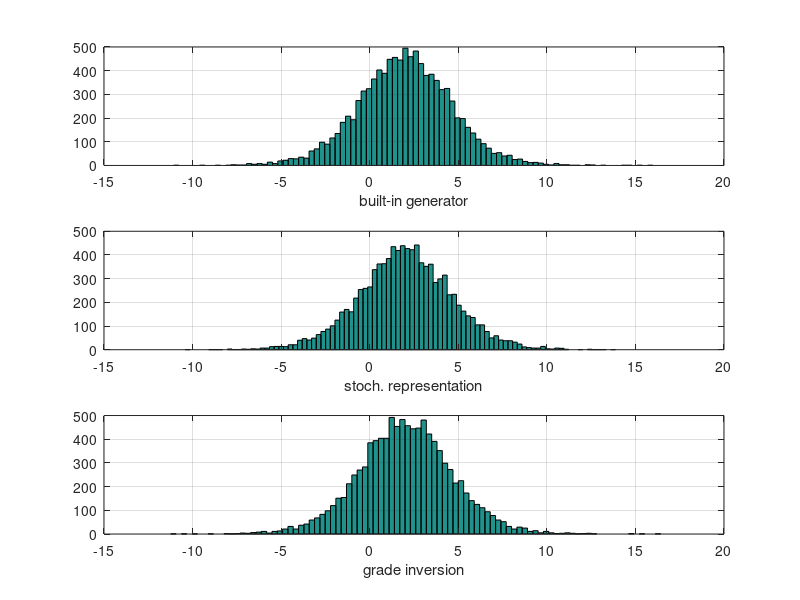
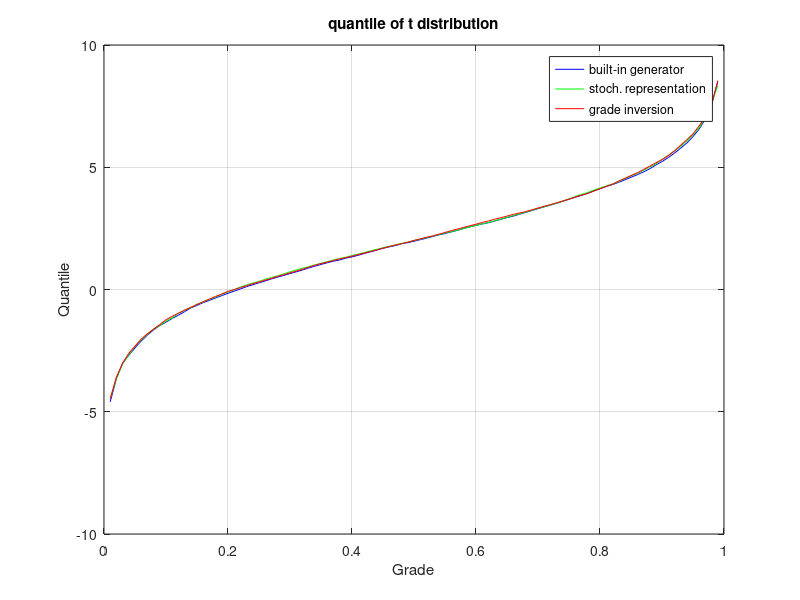

The MATLAB source for these figures, in order:
%%%%%%%%%%%%%%%%%%%%%%%%%%%%%%%%%%%%%%%%%%%%%%%%%%%%%%%%%%%%%%%%%%%%%%%%%%%%%%%%%%%%%%%%%%%%%%%%%%%%%%%%%%%%%%%%%%
% clean up workspace
clear; close all;  clc;

%%%%%%%%%%%%%%%%%%%%%%%%%%%%%%%%%%%%%%%%%%%%%%%%%%%%%%%%%%%%%%%%%%%%%%%%%%%%%%%%%%%%%%%%%%%%%%%%%%%%%%%%%%%%%%%%%%
% define input parameters
NumSimulations=10000; % scalar
sigma_square=6;
ExpX=2;
VarX=7;

%%%%%%%%%%%%%%%%%%%%%%%%%%%%%%%%%%%%%%%%%%%%%%%%%%%%%%%%%%%%%%%%%%%%%%%%%%%%%%%%%%%%%%%%%%%%%%%%%%%%%%%%%%%%%%%%%%
% generate t sample with above parameters
mu=ExpX;
nu=2/(1-sigma_square/VarX);
sigma=sqrt(sigma_square);

% built-in generator
X_a=mu+sigma*trnd(nu,NumSimulations,1);  

% stochastic representation
Y=normrnd(0,sigma,NumSimulations,1);
Z=chi2rnd(nu,NumSimulations,1);
X_b=mu+Y./sqrt(Z/nu);

% grade inversion
U=rand(NumSimulations,1);
X_c=mu+sigma*tinv(U,nu);

%%%%%%%%%%%%%%%%%%%%%%%%%%%%%%%%%%%%%%%%%%%%%%%%%%%%%%%%%%%%%%%%%%%%%%%%%%%%%%%%%%%%%%%%%%%%%%%%%%%%%%%%%%%%%%%%%%
% plot histograms
NumBins=round(10*log(NumSimulations));

figure % open new figure

subplot(3,1,1)
hist(X_a,NumBins);
grid on
xlabel('built-in generator')
axisLimits = axis;

subplot(3,1,2)
hist(X_b,NumBins);
grid on
xlabel('stoch. representation')
axisLimits(2,:) = axis;

subplot(3,1,3)
hist(X_c,NumBins);
grid on
xlabel('grade inversion')
axisLimits(3,:) = axis;

axisLimits = [min(axisLimits(:,1)),max(axisLimits(:,2)), ...
    min(axisLimits(:,3)),max(axisLimits(:,4))];
subplot(3,1,1), axis(axisLimits);
subplot(3,1,2), axis(axisLimits);
subplot(3,1,3), axis(axisLimits);

%%%%%%%%%%%%%%%%%%%%%%%%%%%%%%%%%%%%%%%%%%%%%%%%%%%%%%%%%%%%%%%%%%%%%%%%%%%%%%%%%%%%%%%%%%%%%%%%%%%%%%%%%%%%%%%%%%
% compare empirical quantiles
u=[.01 : .01 : .99];  % range of quantiles (values between zero and one)
q_a=prctile(X_a,u*100);
q_b=prctile(X_b,u*100);
q_c=prctile(X_c,u*100);
figure % open new figure
plot(u,q_a,'b');
hold on 
plot(u,q_b,'g');
hold on 
plot(u,q_c,'r');
grid on
legend('built-in generator','stoch. representation','grade inversion','location','best')
title('quantile of t distribution')
xlabel('Grade')
ylabel('Quantile')